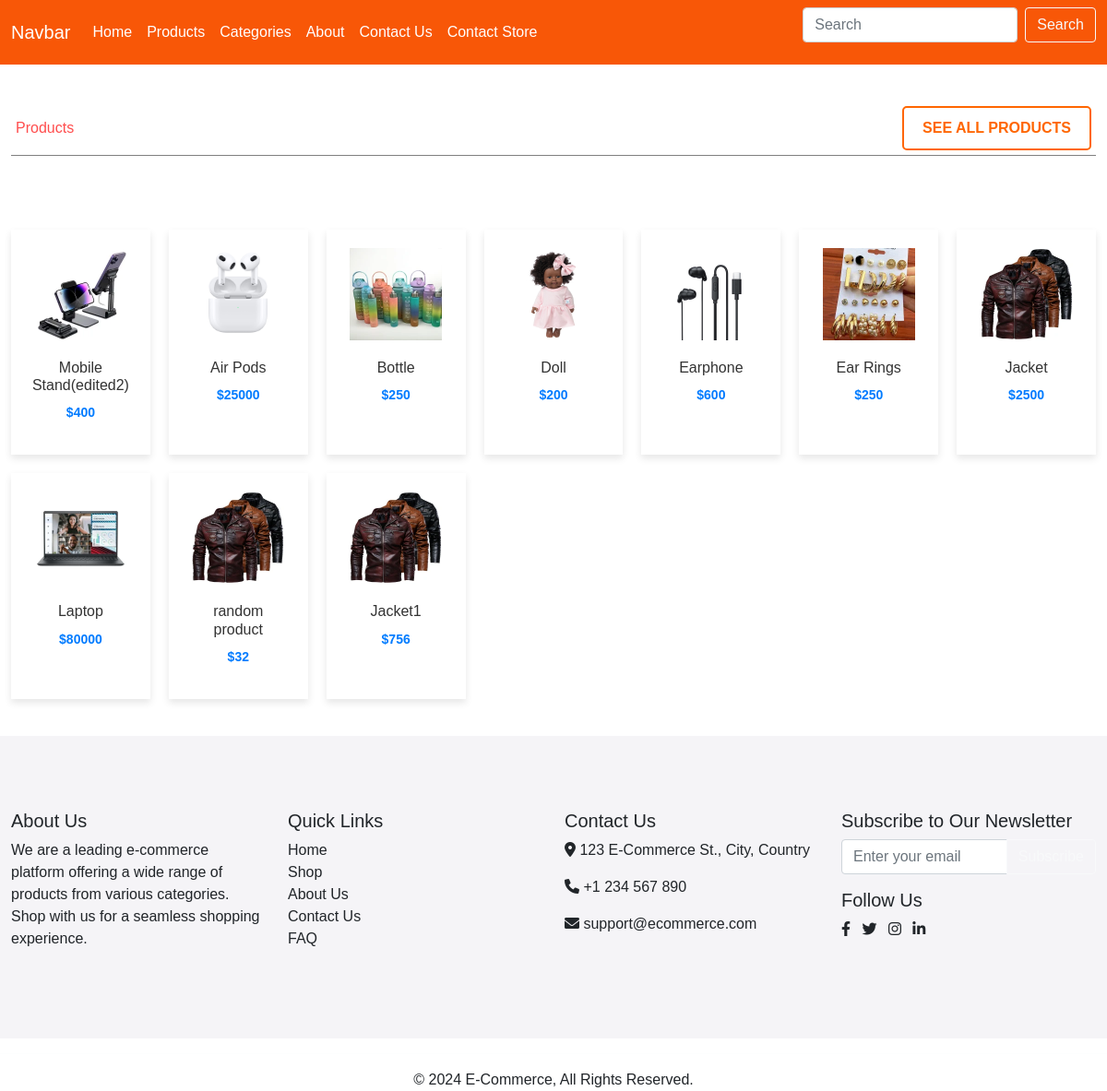
/product/products, run on an earlier commit of the app's database.
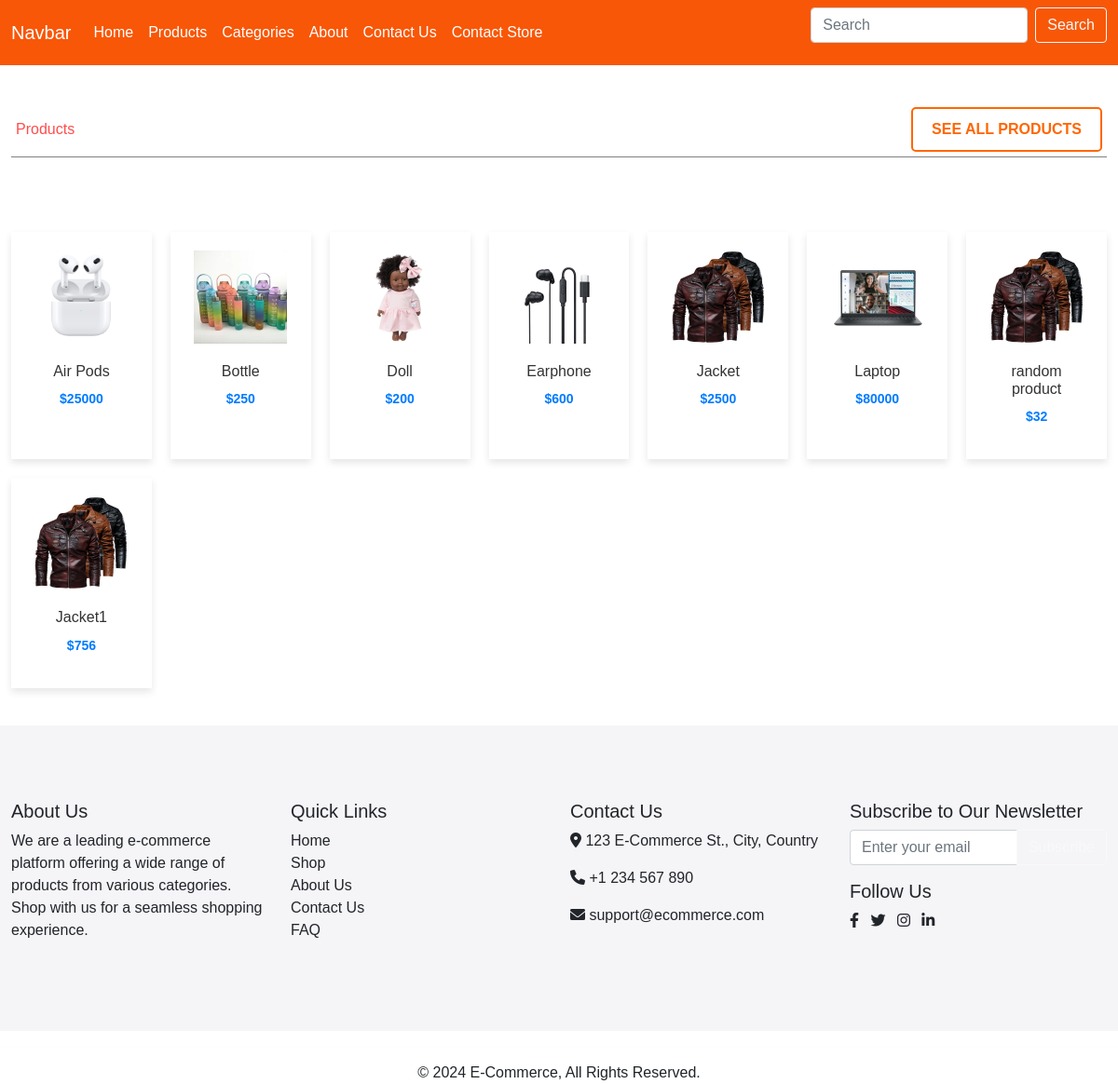
And on a later commit of the database.
### adminPanel/models.py (models this page shows, shortened)
class Product(models.Model):
    name = models.CharField(max_length = 2000)
    price = models.IntegerField()
    discount = models.IntegerField()
    image = models.ImageField(upload_to='products/images/', null = True, max_length=250, default=None)
    description = models.TextField()
    category = models.ForeignKey(Category, on_delete=models.CASCADE)
    stock = models.IntegerField(default=0)

### product/views.py (the view)
# urls.py: path('products', views.products, name = "product"),
def products(request):
    all_products = Product.objects.all()
    data = {
        "title" : 'Products',
        "products" : all_products,
    }
    return render(request, "product.html", data)

### templates/product.html (shortened to what this page needs)
{% extends "master.html" %}
{% block content %}
{% load static %}
<!DOCTYPE html>
<html lang="en">
<head>
    <link rel="stylesheet" href="{% static 'css/product_style.css' %}">
</head>
<div class="container">
    <div class="flash-sale-section">
      <div class="sale-text">
          <p class="on-sale">Products</p>
      </div>
      <div class="shop-all-button">
          <a href="#">SEE ALL PRODUCTS</a>
      </div>
  </div>
</div>
{% include "utilities/products.html" %}
</html>
{% endblock %}

### templates/utilities/products.html (shortened to what this page needs)
{% load static %}
<!DOCTYPE html>
<html lang="en">
<head>
    <link rel="stylesheet" href="{% static 'css/product_style.css' %}">
</head>
<body>
    <div class="container">
        <div class="products-grid">
            {% for product in products %}
            <a href="{% url "productdetail" id=product.id %}" class="product-item">
                <img src="{{ product.image.url }}" alt="{{ product.name }}">
                <h3>{{ product.name }}</h3>
                <p class="price">${{ product.price }}</p>
            </a>
            {% endfor %}
        </div>
    </div>
</body>
</html>

What changed in the data, as far as the page shows it:
removed Product: image (picture), name "Mobile Stand(edited2)", price "400"
removed Product: image (picture), name "Ear Rings", price "250"
